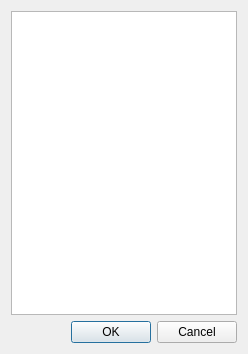
<?xml version="1.0" encoding="UTF-8"?>
<ui version="4.0">
 <class>ColorMapsDialog</class>
 <widget class="QDialog" name="ColorMapsDialog">
  <property name="windowModality">
   <enum>Qt::WindowModal</enum>
  </property>
  <property name="geometry">
   <rect>
    <x>0</x>
    <y>0</y>
    <width>248</width>
    <height>354</height>
   </rect>
  </property>
  <property name="windowTitle">
   <string>Select Color Map</string>
  </property>
  <layout class="QGridLayout" name="gridLayout">
   <item row="0" column="0">
    <layout class="QVBoxLayout" name="verticalLayout">
     <item>
      <widget class="QListWidget" name="listWidget"/>
     </item>
     <item>
      <widget class="QDialogButtonBox" name="buttonBox">
       <property name="orientation">
        <enum>Qt::Horizontal</enum>
       </property>
       <property name="standardButtons">
        <set>QDialogButtonBox::Cancel|QDialogButtonBox::Ok</set>
       </property>
      </widget>
     </item>
    </layout>
   </item>
  </layout>
 </widget>
 <resources/>
 <connections>
  <connection>
   <sender>buttonBox</sender>
   <signal>accepted()</signal>
   <receiver>ColorMapsDialog</receiver>
   <slot>accept()</slot>
   <hints>
    <hint type="sourcelabel">
     <x>248</x>
     <y>254</y>
    </hint>
    <hint type="destinationlabel">
     <x>157</x>
     <y>274</y>
    </hint>
   </hints>
  </connection>
  <connection>
   <sender>buttonBox</sender>
   <signal>rejected()</signal>
   <receiver>ColorMapsDialog</receiver>
   <slot>reject()</slot>
   <hints>
    <hint type="sourcelabel">
     <x>316</x>
     <y>260</y>
    </hint>
    <hint type="destinationlabel">
     <x>286</x>
     <y>274</y>
    </hint>
   </hints>
  </connection>
 </connections>
</ui>
